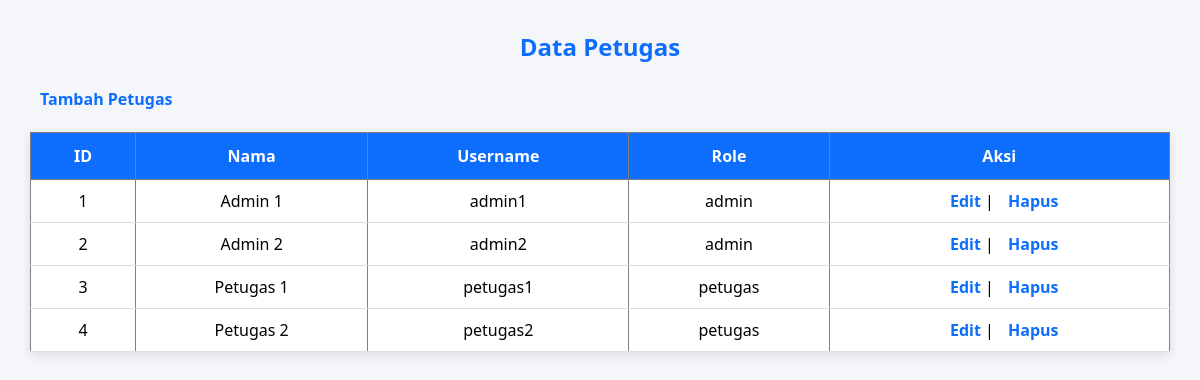
Page /Petugas/akun/index.php on the committed database.
### tables this page shows
CREATE TABLE users (
    id_user INT AUTO_INCREMENT PRIMARY KEY,
    nama VARCHAR(100) NOT NULL,
    username VARCHAR(50) NOT NULL UNIQUE,
    password VARCHAR(255) NOT NULL,
    role ENUM('admin','petugas') NOT NULL
);

### Petugas/akun/index.php (the view, shortened to what this page needs)
<?php
include "../../config/koneksi.php";
$query = mysqli_query(
    $koneksi,
    "SELECT * FROM users"
);
?>
<!DOCTYPE html>
<html>
<head>
    <link rel="stylesheet"href="assets/css/table.css">
    <link rel="stylesheet"href="assets/css/form.css">
</head>
<body>
<h2>Data Petugas</h2>
<a href="tambah.php">Tambah Petugas</a>
<br><br>
<table border="1" cellpadding="10">
<tr>
    <th>ID</th>
    <th>Nama</th>
    <th>Username</th>
    <th>Role</th>
    <th>Aksi</th>
</tr>
<?php while($data = mysqli_fetch_assoc($query)){ ?>
<tr>
<td><?= $data['id_user']; ?></td>
<td><?= $data['nama']; ?></td>
<td><?= $data['username']; ?></td>
<td><?= $data['role']; ?></td>
<td>
    <a href="edit.php?id=<?= $data['id_user']; ?>">Edit</a>
    |
    <a href="proses/hapus.php?id=<?= $data['id_user']; ?>">Hapus</a>
</td>
</tr>
<?php } ?>
</table>
</body>
</html>

### assets/css/table.css (style rules this page uses)
body { background:#f4f6f9; font-family:Segoe UI, sans-serif; margin:30px; }
h2 { text-align:center; margin-bottom:25px; }
table { width:100%; border-collapse:collapse; background:white; box-shadow:0 3px 10px rgba(0,0,0,.1); }
table th { background:#0d6efd; color:white; padding:12px; text-align:center; }
table td { padding:10px; border-bottom:1px solid #ddd; text-align:center; }
a { text-decoration:none; }

### assets/css/form.css (style rules this page uses)
body { background:#f4f6f9; font-family:Segoe UI; }
h2 { text-align:center; margin-bottom:25px; }
a { text-decoration:none; margin-left:10px; color:#0d6efd; font-weight:bold; }
body { background:#f4f6f9; font-family:'Segoe UI',sans-serif; }
h2 { text-align:center; color:#0d6efd; margin-bottom:25px; }

### rows in the picture
users: id_user "1", nama "Admin 1", username "admin1", role "admin"
users: id_user "2", nama "Admin 2", username "admin2", role "admin"
users: id_user "3", nama "Petugas 1", username "petugas1", role "petugas"
users: id_user "4", nama "Petugas 2", username "petugas2", role "petugas"
